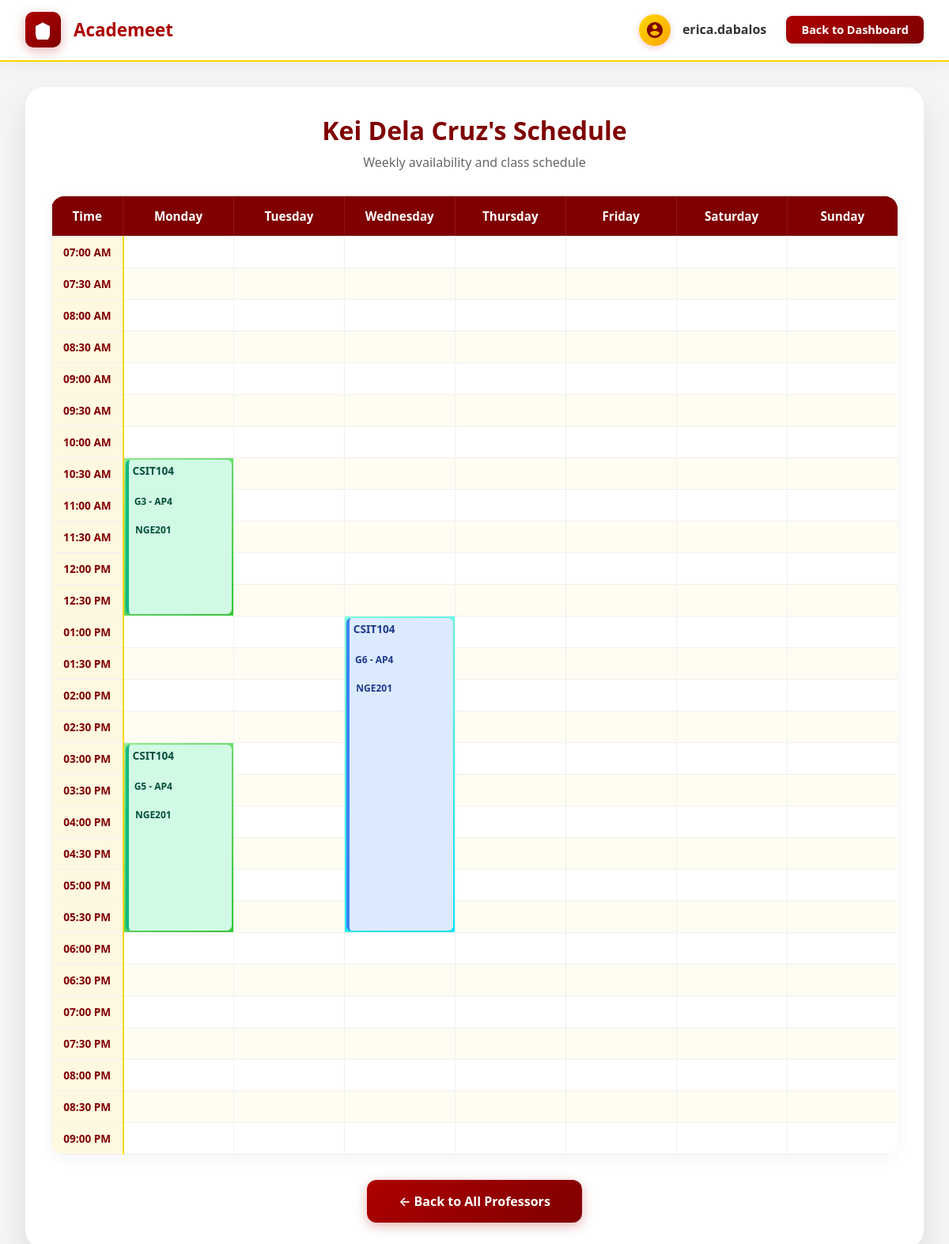
Page /professor/12/schedule/ (signed in) on the committed database.
### core/models.py (models this page shows, shortened)
class Schedule(models.Model):
    DEPARTMENT_CHOICES = [
        ('CCS', 'College of Computer Studies'),
        ('CMBA', 'College of Management, Business, and Accountancy'),
        ('CCJ', 'College of Criminal Justice'),
        ('CNAHS', 'College of Nursing and Allied Health Sciences'),
        ('CEA', 'College of Engineering and Architecture'),
        ('CASE', 'College of Arts, Sciences and Education'),
    ]
    department = models.CharField(
        max_length=50,
        choices=DEPARTMENT_CHOICES,
        default='CCS'
    )
    professor = models.ForeignKey(
        User,
        on_delete=models.CASCADE,
        related_name='schedules'
    )
    DAY_CHOICES = [
        ('Monday', 'Monday'),
        ('Tuesday', 'Tuesday'),
        ('Wednesday', 'Wednesday'),
        ('Thursday', 'Thursday'),
        ('Friday', 'Friday'),
        ('Saturday', 'Saturday'),
        ('Sunday', 'Sunday'),
    ]
    STATUS_CHOICES = [
        ('In Class', 'In Class'),
        ('Out of Work', 'Out of Work'),
        ('Available', 'Available'),
    ]
    day = models.CharField(max_length=10, choices=DAY_CHOICES)
    start_time = models.TimeField()
    end_time = models.TimeField()
    subject_code = models.CharField(max_length=20)
    subject_name = models.CharField(max_length=100)
    section = models.CharField(max_length=50)
    room = models.CharField(max_length=50, blank=True, null=True)
    year_level = models.CharField(max_length=10, blank=True, null=True)
    status = models.CharField(max_length=20, choices=STATUS_CHOICES)

### core/views.py (the view)
# urls.py: path('professor/<int:professor_id>/schedule/', views.professor_schedule_view, name='professor_schedule_view'),  # NEW
@login_required
def professor_schedule_view(request, professor_id):
    professor = get_object_or_404(User, id=professor_id)
    schedules = Schedule.objects.filter(professor=professor)
    days = ["Monday", "Tuesday", "Wednesday", "Thursday", "Friday", "Saturday", "Sunday"]
    start_time = datetime.strptime("07:00", "%H:%M")
    end_time = datetime.strptime("21:00", "%H:%M")
    delta = timedelta(minutes=30)
    time_slots = []
    current_time = start_time
    while current_time <= end_time:
        label = current_time.strftime("%I:%M %p")
        time_slots.append((label, current_time.time()))
        current_time += delta
    grid_rows = []
    for label, t in time_slots:
        grid_rows.append({
            "label": label,
            "half_hour": (":30" in label),
            "bold_time": (":00" in label),
            "cells": [None for _ in days],
        })
    for sched in schedules:
        try:
            start = sched.start_time
            end = sched.end_time
            start_index = next(i for i, (_, t) in enumerate(time_slots) if t >= start)
            end_index = next(i for i, (_, t) in enumerate(time_slots) if t >= end)
        except StopIteration:
            continue
        rowspan = max(1, end_index - start_index)
        day_index = days.index(sched.day)
        grid_rows[start_index]["cells"][day_index] = {
            "subject_code": sched.subject_code,
            "subject_name": sched.subject_name,
            "section": sched.section,
            "room": sched.room,
            "status": sched.status,
            "rowspan": rowspan,
            "id": sched.id,
        }
        for i in range(start_index + 1, start_index + rowspan):
            if i < len(grid_rows):
                grid_rows[i]["cells"][day_index] = "SPAN"
    context = {
        "grid_rows": grid_rows,
        "professor_name": professor.get_full_name() or professor.username,
        "user_name": request.user.get_full_name() or request.user.username,
    }
    return render(request, "professor_schedule_view.html", context)

### academeet/templates/professor_schedule_view.html (shortened to what this page needs)
{% load static %}
<!DOCTYPE html>
<html lang="en">
<head>
    <link rel="stylesheet" href="{% static 'core/css/professor_dashboard.css' %}">
</head>
<body>
    <header class="dashboard-header">
        <div class="header-content">
            <div class="logo-section">
                <div class="logo-icon">
                    <svg viewBox="0 0 24 24" xmlns="http://www.w3.org/2000/svg">
                        <path d="M12 2L2 7v10c0 5.55 3.84 9.74 9 11 5.16-1.26 9-5.45 9-11V7l-10-5z"/>
                        <path d="M9 12l2 2 4-4"/>
                    </svg>
                </div>
                <h1>Academeet</h1>
            </div>
            <div class="user-section">
                <div class="profile-icon">
                    <svg viewBox="0 0 24 24" xmlns="http://www.w3.org/2000/svg">
                        <path d="M12 2C6.48 2 2 6.48 2 12s4.48 10 10 10 10-4.48 10-10S17.52 2 12 2zm0 3c1.66 0 3 1.34 3 3s-1.34 3-3 3-3-1.34-3-3 1.34-3 3-3zm0 14.2c-2.5 0-4.71-1.28-6-3.22.03-1.99 4-3.08 6-3.08 1.99 0 5.97 1.09 6 3.08-1.29 1.94-3.5 3.22-6 3.22z"/>
                    </svg>
                </div>
                <span class="user-name">{{ user_name }}</span>
                <a href="{% url 'student_dashboard' %}" class="logout-btn">Back to Dashboard</a>
            </div>
        </div>
    </header>
    <main class="dashboard-main">
        <div class="dashboard-container">
            <div class="dashboard-title">
                <h2>{{ professor_name }}'s Schedule</h2>
                <p class="subtitle">Weekly availability and class schedule</p>
            </div>
            <div class="schedule-wrapper">
                <table class="schedule-table">
                    <thead>
                        <tr>
                            <th class="time-column">Time</th>
                            <th>Monday</th>
                            <th>Tuesday</th>
                            <th>Wednesday</th>
                            <th>Thursday</th>
                            <th>Friday</th>
                            <th>Saturday</th>
                            <th>Sunday</th>
                        </tr>
                    </thead>
                    <tbody>
                        {% for row in grid_rows %}
                        <tr{% if row.half_hour %} class="half-hour"{% endif %}>
                            <td class="time-cell{% if row.bold_time %} bold-time{% endif %}">{{ row.label }}</td>
                            {% for cell in row.cells %}
                                {% if cell == 'SPAN' %}
                                    {% comment %}This column is covered by a previous rowspan{% endcomment %}
                                {% elif cell %}
                                    <td class="schedule-cell
                                        {% if cell.status == 'In Class' %}class-green
                                        {% elif cell.status == 'Out of Work' %}class-red
                                        {% elif cell.status == 'Available' %}class-blue
                                        {% endif %}" rowspan="{{ cell.rowspan }}">
                                        <div class="schedule-info">
                                            <div class="schedule-content">
                                                <strong>{{ cell.subject_code }}</strong><br>
                                                <small>{{ cell.section }}</small><br>
                                                <small>{{ cell.room }}</small>
                                            </div>
                                        </div>
                                    </td>
                                {% else %}
                                    <td class="schedule-cell"></td>
                                {% endif %}
                            {% endfor %}
                        </tr>
                        {% endfor %}
                    </tbody>
                </table>
            </div>
            <div class="action-buttons">
                <a href="{% url 'student_dashboard' %}" class="btn btn-primary">← Back to All Professors</a>
            </div>
        </div>
    </main>
</body>
</html>

### rows in the picture
Schedule: subject_code "CSIT104", section "G3 - AP4", room "NGE201"
Schedule: subject_code "CSIT104", section "G6 - AP4", room "NGE201"
Schedule: subject_code "CSIT104", section "G5 - AP4", room "NGE201"

### other values in the picture
{{ user_name }} "erica.dabalos"
{{ professor_name }} "Kei Dela Cruz"
{{ row.label }} "07:00 AM" "07:30 AM" "08:00 AM" "08:30 AM" "09:00 AM" "09:30 AM" "10:00 AM" "10:30 AM" "11:00 AM" "11:30 AM" "12:00 PM" "12:30 PM" "01:00 PM" "01:30 PM" "02:00 PM" "02:30 PM" "03:00 PM" "03:30 PM" "04:00 PM" "04:30 PM" "05:00 PM" "05:30 PM" "06:00 PM" "06:30 PM" "07:00 PM" "07:30 PM" "08:00 PM" "08:30 PM" "09:00 PM"
